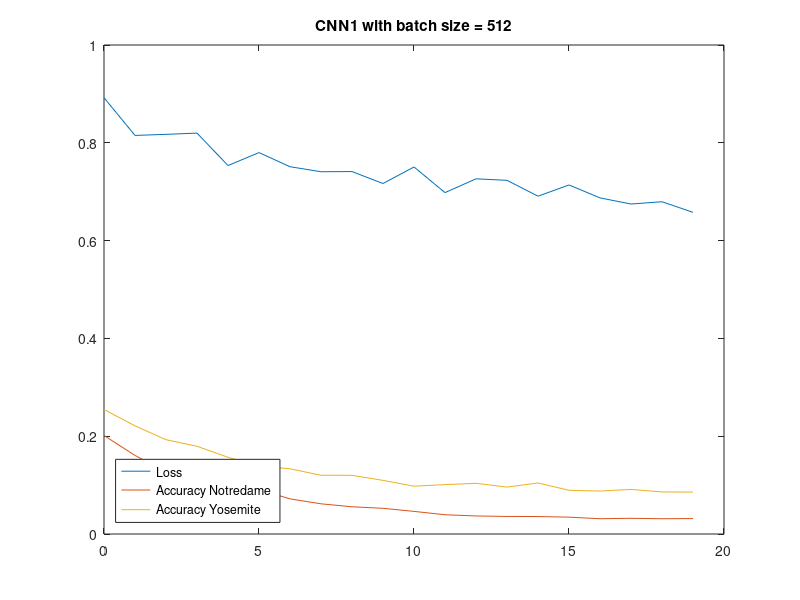

The MATLAB source for this figure:
Losses=csvread('output.csv');
AccuracyYosemite=csvread('accuracyyosemite.csv');
AccuracyNotreDame=csvread('accuracynotredame.csv');
epoch = Losses(:, 1);
loss = Losses(:, 2);
plot(epoch, loss)

title('CNN1 with batch size = 512')

hold on

epoch = AccuracyNotreDame(:, 1);
accuracynotredame = AccuracyNotreDame(:, 2);
plot(epoch, accuracynotredame)

epoch = AccuracyYosemite(:, 1);
accuracyyosemite = AccuracyYosemite(:, 2);
plot(epoch, accuracyyosemite)

legend({'Loss', 'Accuracy Notredame', 'Accuracy Yosemite'},'Location','southwest')

hold off
